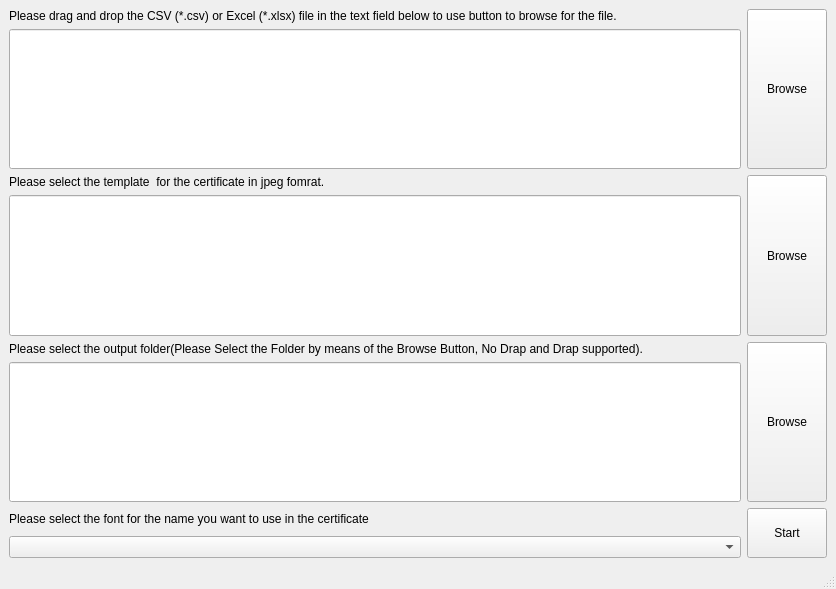
<?xml version="1.0" encoding="UTF-8"?>
<ui version="4.0">
 <class>MainWindow</class>
 <widget class="QMainWindow" name="MainWindow">
  <property name="geometry">
   <rect>
    <x>0</x>
    <y>0</y>
    <width>836</width>
    <height>589</height>
   </rect>
  </property>
  <property name="minimumSize">
   <size>
    <width>760</width>
    <height>447</height>
   </size>
  </property>
  <property name="windowTitle">
   <string>MainWindow</string>
  </property>
  <widget class="QWidget" name="centralwidget">
   <layout class="QGridLayout" name="gridLayout">
    <item row="6" column="0">
     <widget class="QLabel" name="Info_Font">
      <property name="maximumSize">
       <size>
        <width>16777215</width>
        <height>50</height>
       </size>
      </property>
      <property name="text">
       <string>Please select the font for the name you want to use in the certificate</string>
      </property>
     </widget>
    </item>
    <item row="1" column="0">
     <widget class="QLineEdit" name="FilePath_spreadsheet">
      <property name="sizePolicy">
       <sizepolicy hsizetype="Expanding" vsizetype="Expanding">
        <horstretch>0</horstretch>
        <verstretch>0</verstretch>
       </sizepolicy>
      </property>
      <property name="minimumSize">
       <size>
        <width>0</width>
        <height>80</height>
       </size>
      </property>
     </widget>
    </item>
    <item row="7" column="0">
     <widget class="QComboBox" name="combo_box_font"/>
    </item>
    <item row="3" column="0">
     <widget class="QLineEdit" name="FilePath_template">
      <property name="sizePolicy">
       <sizepolicy hsizetype="Expanding" vsizetype="Expanding">
        <horstretch>0</horstretch>
        <verstretch>0</verstretch>
       </sizepolicy>
      </property>
      <property name="minimumSize">
       <size>
        <width>0</width>
        <height>80</height>
       </size>
      </property>
     </widget>
    </item>
    <item row="4" column="0">
     <widget class="QLabel" name="Info_Folder">
      <property name="maximumSize">
       <size>
        <width>16777215</width>
        <height>50</height>
       </size>
      </property>
      <property name="text">
       <string>Please select the output folder(Please Select the Folder by means of the Browse Button, No Drap and Drap supported).</string>
      </property>
     </widget>
    </item>
    <item row="4" column="1" rowspan="2">
     <widget class="QPushButton" name="Browse_output_folder">
      <property name="sizePolicy">
       <sizepolicy hsizetype="Minimum" vsizetype="Expanding">
        <horstretch>0</horstretch>
        <verstretch>0</verstretch>
       </sizepolicy>
      </property>
      <property name="text">
       <string>Browse</string>
      </property>
     </widget>
    </item>
    <item row="5" column="0">
     <widget class="QLineEdit" name="FolderPath">
      <property name="sizePolicy">
       <sizepolicy hsizetype="Expanding" vsizetype="Expanding">
        <horstretch>0</horstretch>
        <verstretch>0</verstretch>
       </sizepolicy>
      </property>
      <property name="minimumSize">
       <size>
        <width>0</width>
        <height>80</height>
       </size>
      </property>
     </widget>
    </item>
    <item row="6" column="1" rowspan="2">
     <widget class="QPushButton" name="Start">
      <property name="minimumSize">
       <size>
        <width>0</width>
        <height>50</height>
       </size>
      </property>
      <property name="text">
       <string>Start</string>
      </property>
     </widget>
    </item>
    <item row="2" column="1" rowspan="2">
     <widget class="QPushButton" name="Browse_jpeg">
      <property name="sizePolicy">
       <sizepolicy hsizetype="Minimum" vsizetype="Expanding">
        <horstretch>0</horstretch>
        <verstretch>0</verstretch>
       </sizepolicy>
      </property>
      <property name="text">
       <string>Browse</string>
      </property>
     </widget>
    </item>
    <item row="0" column="0">
     <widget class="QLabel" name="Info_xlsx_csv">
      <property name="maximumSize">
       <size>
        <width>16777215</width>
        <height>50</height>
       </size>
      </property>
      <property name="text">
       <string>Please drag and drop the CSV (*.csv) or Excel (*.xlsx) file in the text field below to use button to browse for the file.</string>
      </property>
     </widget>
    </item>
    <item row="0" column="1" rowspan="2">
     <widget class="QPushButton" name="Browse_xlsx_csv">
      <property name="sizePolicy">
       <sizepolicy hsizetype="Minimum" vsizetype="Expanding">
        <horstretch>0</horstretch>
        <verstretch>0</verstretch>
       </sizepolicy>
      </property>
      <property name="text">
       <string>Browse</string>
      </property>
     </widget>
    </item>
    <item row="2" column="0">
     <widget class="QLabel" name="Info_template">
      <property name="maximumSize">
       <size>
        <width>16777215</width>
        <height>50</height>
       </size>
      </property>
      <property name="text">
       <string>Please select the template  for the certificate in jpeg fomrat.</string>
      </property>
     </widget>
    </item>
   </layout>
  </widget>
  <widget class="QStatusBar" name="statusbar"/>
 </widget>
 <resources/>
 <connections/>
</ui>
